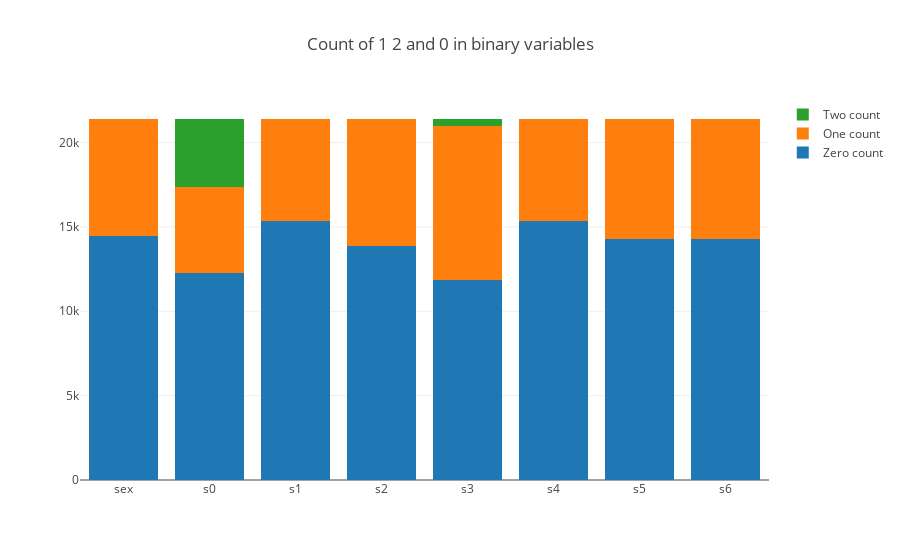

Write notebook code for a chart like this one.
### Code cell
trace1 = go.Bar(
    x=bin_col,
    y=zero_list ,
    name='Zero count'
)
trace2 = go.Bar(
    x=bin_col,
    y=one_list,
    name='One count'
)
trace3 = go.Bar(
    x=bin_col,
    y=two_list,
    name='Two count'
)



data2 = [trace1, trace2, trace3]
layout = go.Layout(
    barmode='stack',
    title='Count of 1 2 and 0 in binary variables'
)

fig = go.Figure(data=data2, layout=layout)
py.iplot(fig, filename='stacked-bar')

### Figure 1 — Plotly figure (JSON) as saved in the notebook; plotly's stock layout.template omitted (floating-point values rounded to 4 significant figures)
{"data": [{"name": "Zero count", "type": "bar", "x": ["sex", "s0", "s1", "s2", "s3", "s4", "s5", "s6"], "y": [14461, 12281, 15338, 13882, 11862, 15338, 14301, 14301]}, {"name": "One count", "type": "bar", "x": ["sex", "s0", "s1", "s2", "s3", "s4", "s5", "s6"], "y": [6937, 5077, 6060, 7516, 9117, 6060, 7097, 7097]}, {"name": "Two count", "type": "bar", "x": ["sex", "s0", "s1", "s2", "s3", "s4", "s5", "s6"], "y": [0, 4040, 0, 0, 419, 0, 0, 0]}], "layout": {"barmode": "stack", "title": "Count of 1 2 and 0 in binary variables"}}
